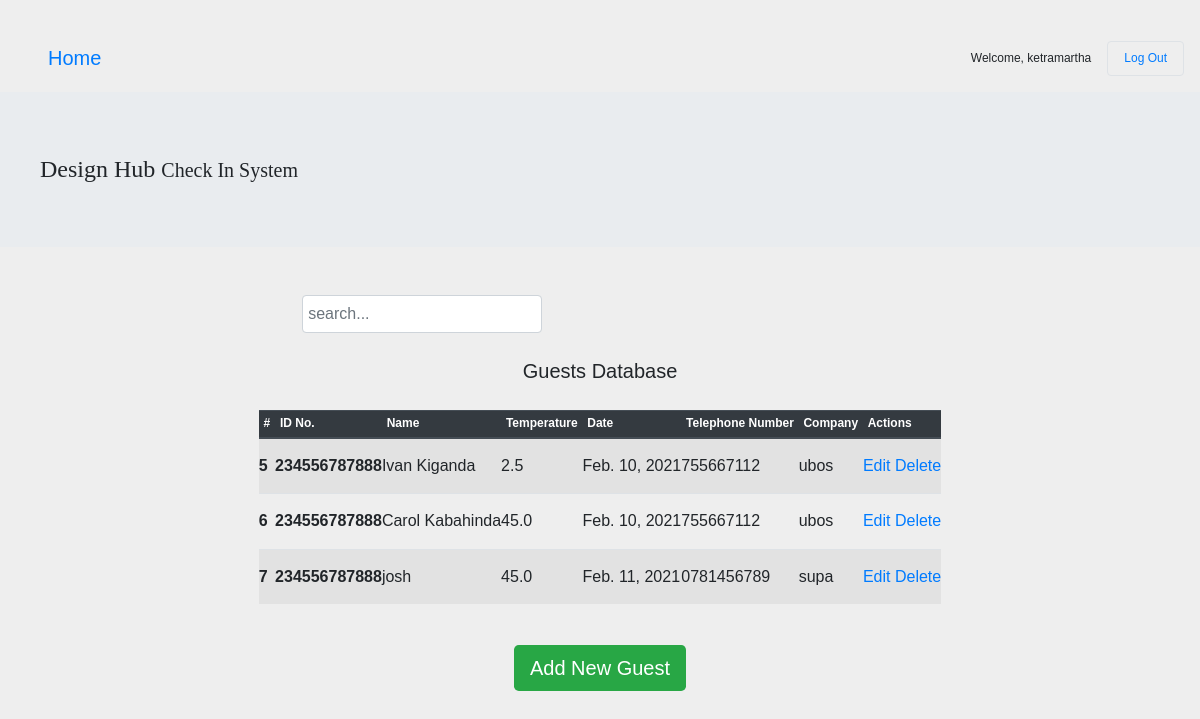
/home (signed in), run on an earlier commit of the app's database.
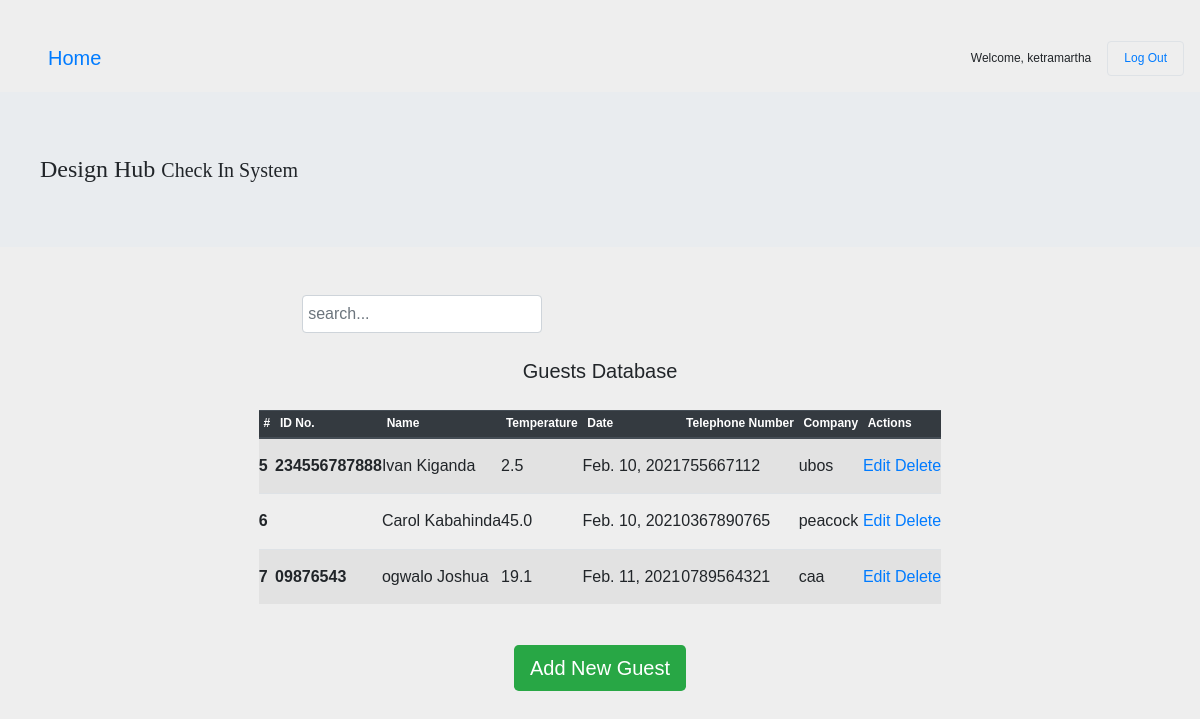
And on a later commit of the database.
### design_hub_app/models.py (models this page shows, shortened)
class Guest(models.Model):
    id_number = models.CharField(max_length=12, blank=True)
    name = models.CharField(max_length=55)
    temperature = models.DecimalField(max_digits=3,decimal_places=1)
    company = models.CharField(max_length=95)
    telephone_number = models.CharField(max_length=15)
    date = models.DateField(auto_now_add=True)

### design_hub_app/views.py (the view)
# urls.py: url(r'^home$', views.home_page, name='homepage'),
def home_page(request):
    if not request.user.is_authenticated:
        return redirect('%s?next=%s' % (settings.LOGIN_URL, request.path))
    all_guests =  get_queryset(request);
    return render(request,'design_hub_app/homepage.html', {'guests' : all_guests })

### design_hub_app/views.py (called while the page is built)
def get_queryset(request):
    if request.method== "POST":
        query = request.POST.get('search_guests')
        print(query)
        return Guest.objects.filter(
            Q(name__icontains=query))
    return Guest.objects.all()

### design_hub_app/templates/design_hub_app/homepage.html (shortened to what this page needs)
<!DOCTYPE html>
<html lang="en">
<head>
    <link rel="stylesheet" href="https://stackpath.bootstrapcdn.com/bootstrap/4.5.2/css/bootstrap.min.css"
>
        {% load static %}
        <link rel="stylesheet" href="{% static 'css/style.css' %}"/>
</head>
<body>
    <nav class="d-flex justify-content-end align-items-center flex-row flex-nowrap">
        <span class="mr-auto pl-5 lead">
            <a class="" href="{% url 'homepage' %}">Home </a></span>
        <span class="pr-3"> Welcome, {{ user.username }}</span>
        <span class="py-3 mr-3">
            <a class="nav-link border rounded" href="{% url 'logout' %}">Log Out
            </a>
        </span>
    </nav>
    <main class="mb-5 px-3">
        <h1 class="text-bold jumbotron mx-n4 px-5">
            Design Hub
            <small class="lead">Check In System</small>
        </h1>
        <div class="d-flex flex-column justify-content-start align-items-center px-3 my-4">
            <form class="form my-3 w-75" method="POST" action="{% url 'homepage' %}">
                <input class="form-control" placeholder="search..." type="search"
                    name="search_guests" />
            </form>
            <section class="w-md-75 d-flex flex-column align-items-center align-content-center justify-content-center">
                <p class="my-2 lead"> Guests Database
                </p><br />
                <table class="guests table table-responsive table-striped table-sm">
                    <thead class="thead-dark">
                        <tr>
                            <th class="px-n4">#</th>
                            <th>ID No.</th>
                            <th>Name</th>
                            <th>Temperature</th>
                            <th>Date</th>
                            <th>Telephone Number</th>
                            <th>Company</th>
                            <th>Actions</th>
                        </tr>
                    </thead>
                    <tbody>
                        {% for guest in guests %}
                        <small>
                            <tr class="py-3">
                                <th class="px-n2">{{ guest.id }}</th>
                                <th>{{ guest.id_number }}</th>
                                <td>{{ guest.name }}</td>
                                <td>{{ guest.temperature }}</td>
                                <td>{{ guest.date }}</td>
                                <td>{{ guest.telephone_number }}</td>
                                <td>{{ guest.company }}</td>
                                <td><a href="/edit/{{ guest.id }}"><span class="glyphicon glyphicon-pencil" >Edit</span></a>
                                <a href="/delete/{{ guest.id }}">Delete</a> </td>
                            </tr>
                        </small>
                        {% endfor %}
                    </tbody>
                </table>
            </section>
        </div>
        <section class="d-flex justify-content-center">
            <a class="btn-lg btn-success add-new-guest" href="{% url 'add-new-guest' %}">Add New Guest</a>
        </section>
    </main>
</body>
</html>

### design_hub_app/static/css/style.css (style rules this page uses)
body { font:12px/1.4 Verdana,Arial; background:#eee; height:100%; margin:25px 0; padding:0 }
h1 { font:24px Georgia,Verdana; margin:0 }
p { margin-top:0 }
.form { max-width: 40rem; }
table tbody { font-size: 1rem !important; }
.guests { border-bottom: 1px solid #eee; }
table tbody { font-size: 1rem !important; margin: 0.5rem auto; width: 75vw; }
tbody>tr>* { margin: .78rem .5rem !important; padding: 1rem 0rem !important; }
input:not([submit]) { margin-left: 1.4rem !important; padding: 0.3rem; width: 240px; }

What changed in the data, as far as the page shows it:
changed Guest "Carol Kabahinda": telephone_number "755667112" → "0367890765"; company "ubos" → "peacock"; id_number "234556787888" → (not shown)
changed Guest id 7: id_number "234556787888" → "09876543"; name "josh" → "ogwalo Joshua"; temperature "45.0" → "19.1"; telephone_number "0781456789" → "0789564321"; company "supa" → "caa"
